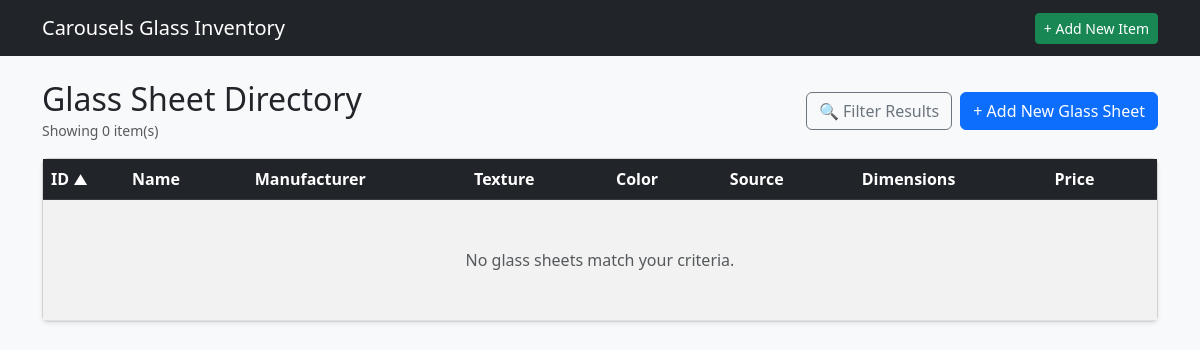
Before: /glass with the older database file.
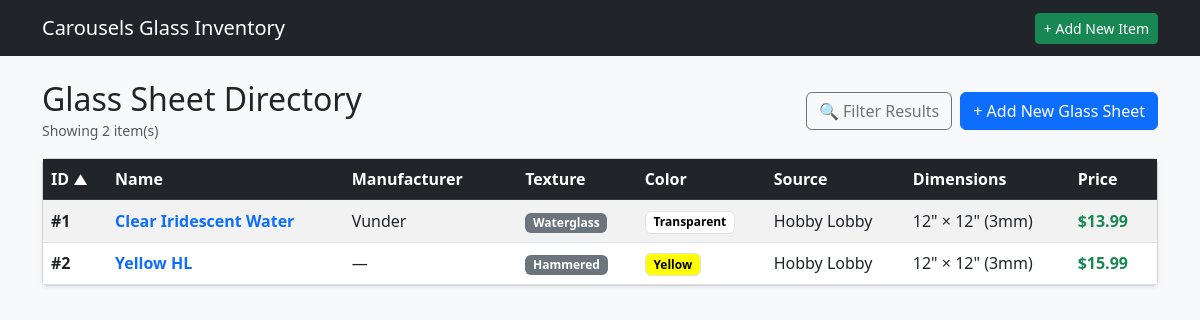
After: the same page with the newer database file.
### tables this page shows
CREATE TABLE GSI (

    GLASSID INTEGER PRIMARY KEY AUTOINCREMENT,
    GLSNAME TEXT,
    GLSMANF TEXT,
    GLSLEN INTEGER,
    GLSWID INTEGER,
    GLSTHK INTEGER,
    GLSTEX TEXT,
    GLSIRI INTEGER,
    GLSOPAL INTEGER,
    GLSOURCE TEXT,
    GLLINK TEXT,
    GLSIMG TEXT,
    GLSNOTE TEXT,
    COLOR TEXT,
    GTRNSN TEXT,
    ISACTIVE INTEGER,

    FOREIGN KEY (GLSTEX) REFERENCES GTL(GLSTEX) ON DELETE SET NULL ON UPDATE CASCADE,
    FOREIGN KEY (COLOR) REFERENCES COLOR(COLOR) ON DELETE SET NULL ON UPDATE CASCADE,
    FOREIGN KEY (GLSOURCE) REFERENCES GSL(GLSOURCE) ON DELETE SET NULL ON UPDATE CASCADE,
    FOREIGN KEY (GTRNSN) REFERENCES GTRNS(GTRNSN) ON DELETE SET NULL ON UPDATE CASCADE

);

### app.py (the view)
@app.route('/glass')
def list_glass():
    db = get_db()
    sort_by = request.args.get('sort_by', 'GLASSID')
    order = request.args.get('order', 'asc').lower()
    if order not in ['asc', 'desc']:
        order = 'asc'
    q = request.args.get('q', '').strip()
    manf = request.args.get('manf', '').strip()
    tex = request.args.get('tex', '').strip()
    color = request.args.get('color', '').strip()
    source = request.args.get('source', '').strip()
    min_price = request.args.get('min_price', '').strip()
    max_price = request.args.get('max_price', '').strip()
    is_active = request.args.get('is_active', '1').strip()
    item_id = request.args.get('item_id', '').strip()
    item_name = request.args.get('item_name', '').strip()
    active_only = request.args.get('active_only', '')  # '1' if active items only
    allowed_sorts = {
        'GLASSID': 'g.GLASSID',
        'GLSNAME': 'g.GLSNAME',
        'GLSMANF': 'g.GLSMANF',
        'GLSTEX': 'g.GLSTEX',
        'COLOR': 'g.COLOR',
        'GLSOURCE': 'g.GLSOURCE',
        'GLSLEN': 'g.GLSLEN',
        'GLSPRICE': 'p.GLSPRICE'
    }
    sort_column = allowed_sorts.get(sort_by, 'g.GLASSID')
    where_clauses = []
    params = []
    if is_active != 'all':
        where_clauses.append("g.ISACTIVE = ?")
        params.append(1 if is_active == '1' else 0)
    if q:
        where_clauses.append("(g.GLSNAME LIKE ? OR g.GLSMANF LIKE ? OR g.GLSNOTE LIKE ?)")
        params.extend([f"%{q}%", f"%{q}%", f"%{q}%"])
    if manf:
        where_clauses.append("g.GLSMANF = ?")
        params.append(manf)
    if tex:
        where_clauses.append("g.GLSTEX = ?")
        params.append(tex)
    if color:
        where_clauses.append("g.COLOR = ?")
        params.append(color)
    if source:
        where_clauses.append("g.GLSOURCE = ?")
        params.append(source)
    if min_price:
        where_clauses.append("p.GLSPRICE >= ?")
        params.append(min_price)
    if max_price:
        where_clauses.append("p.GLSPRICE <= ?")
        params.append(max_price)
    join_igc = ""
    if item_id:
        join_igc = "INNER JOIN IGC c ON g.GLASSID = c.GLASSID"
        where_clauses.append("c.ITEMID = ?")
        params.append(item_id)
    where_sql = f"WHERE {' AND '.join(where_clauses)}" if where_clauses else ""
    query = f"""
        SELECT DISTINCT g.*, p.GLSPRICE, c.CHEX
        FROM GSI g
        LEFT JOIN GPC p ON g.GLASSID = p.GLASSID
        LEFT JOIN COLOR c ON g.COLOR = c.COLOR
        {join_igc}
        {where_sql}
        ORDER BY {sort_column} {order.upper()}
    """
    glasses = db.execute(query, params).fetchall()
    textures = db.execute(
        "SELECT DISTINCT GLSTEX FROM GSI WHERE ISACTIVE = 1 AND GLSTEX IS NOT NULL AND GLSTEX != '' ORDER BY GLSTEX"
    ).fetchall()
    colors = db.execute(
        "SELECT * FROM COLOR ORDER BY COLOR"
    ).fetchall()
    sources = db.execute(
        "SELECT DISTINCT GLSOURCE FROM GSI WHERE ISACTIVE = 1 AND GLSOURCE IS NOT NULL AND GLSOURCE != '' ORDER BY GLSOURCE"
    ).fetchall()
    manufacturers = db.execute(
        "SELECT DISTINCT GLSMANF FROM GSI WHERE ISACTIVE = 1 AND GLSMANF IS NOT NULL AND GLSMANF != '' ORDER BY GLSMANF"
    ).fetchall()
    item_where = "WHERE i.ISACTIVE = 1" if active_only == '1' else ""
    items_query = f"""
        SELECT
            i.ITEMID,
            i.ITMNAME,
            i.ISACTIVE,
            i.CURRENT,
            g.ITMGRP,
            COALESCE(NULLIF(g.ITMGRP, ''), i.ITMNAME) AS group_or_name
        FROM ITM i
        LEFT JOIN IGP g ON i.ITMGRP = g.ITMGRP
        {item_where}
        ORDER BY group_or_name ASC, i.ITMNAME ASC
    """
    items = db.execute(items_query).fetchall()
    item_name = ""
    if item_id:
        for item in items:
            if str(item['ITEMID']) == str(item_id):
                item_name = item['ITMNAME']
                break
    return render_template(
        'glass_list.html',
        glasses=glasses,
        textures=textures,
        colors=colors,
        sources=sources,
        manufacturers=manufacturers,
        items=items,
        current_sort=sort_by,
        current_order=order,
        filters={
            'q': q,
            'manf': manf,
            'tex': tex,
            'color': color,
            'source': source,
            'min_price': min_price,
            'max_price': max_price,
            'is_active': is_active,
            'item_id': item_id,
            'item_name': item_name,
            'active_only': active_only
        }
    )

### app.py (called while the page is built)
def get_db():
    conn = sqlite3.connect(DATABASE)
    conn.row_factory = sqlite3.Row
    conn.execute("PRAGMA foreign_keys = ON;")
    return conn

### templates/glass_list.html (shortened to what this page needs)
{% extends 'base.html' %}
{% block content %}
<div class="d-flex justify-content-between align-items-center mb-3">
    <div>
        <h2 class="mb-0">Glass Sheet Directory</h2>
        <small class="text-muted">Showing {{ glasses|length }} item(s)</small>
    </div>
    <div class="d-flex gap-2">
        <button type="button" class="btn btn-outline-secondary d-flex align-items-center gap-1" data-bs-toggle="modal" data-bs-target="#filterModal">
            🔍 Filter Results
        </button>
        <a href="{{ url_for('create_glass') }}" class="btn btn-primary">+ Add New Glass Sheet</a>
    </div>
</div>
{% macro sort_header(col_key, label) %}
    {% set new_order = 'desc' if current_sort == col_key and current_order == 'asc' else 'asc' %}
    <a href="{{ url_for('list_glass', sort_by=col_key, order=new_order, **filters) }}" class="text-white text-decoration-none d-block">
        {{ label }}
        {% if current_sort == col_key %}
            <small>{{ '▲' if current_order == 'asc' else '▼' }}</small>
        {% else %}
            <small class="text-muted" style="opacity: 0.4;">↕</small>
        {% endif %}
    </a>
{% endmacro %}
<div class="card shadow-sm">
    <div class="card-body p-0">
        <table class="table table-striped table-hover mb-0 align-middle">
            <thead class="table-dark">
                <tr>
                    <th>{{ sort_header('GLASSID', 'ID') }}</th>
                    <th>{{ sort_header('GLSNAME', 'Name') }}</th>
                    <th>{{ sort_header('GLSMANF', 'Manufacturer') }}</th>
                    <th>{{ sort_header('GLSTEX', 'Texture') }}</th>
                    <th>{{ sort_header('COLOR', 'Color') }}</th>
                    <th>{{ sort_header('GLSOURCE', 'Source') }}</th>
                    <th>{{ sort_header('GLSLEN', 'Dimensions') }}</th>
                    <th>{{ sort_header('GLSPRICE', 'Price') }}</th>
                </tr>
            </thead>
            <tbody>
                {% for g in glasses %}
                <tr>
                    <td><strong>#{{ g.GLASSID }}</strong></td>
                    <td>
                        <a href="{{ url_for('glass_detail', glass_id=g.GLASSID) }}" class="fw-bold text-decoration-none text-primary">
                            {{ g.GLSNAME }}
                        </a>
                    </td>
                    <td>{{ g.GLSMANF or '—' }}</td>
                    <td><span class="badge bg-secondary">{{ g.GLSTEX or 'N/A' }}</span></td>
                    <td>
                        {% if g.COLOR %}
                            {% if g.CHEX %}
                                <span class="badge border color-badge" style="background-color: #{{ g.CHEX }};">
                                    {{ g.COLOR }}
                                </span>
                            {% else %}
                                <span class="badge bg-secondary">{{ g.COLOR }}</span>
                            {% endif %}
                        {% else %}
                            <span class="badge bg-light text-muted border">N/A</span>
                        {% endif %}
                    </td>
                    <td>{{ g.GLSOURCE or 'N/A' }}</td>
                    <td>
                        {% if g.GLSLEN %}{{ g.GLSLEN }}" × {{ g.GLSWID }}" ({{ g.GLSTHK }}mm){% else %}—{% endif %}
                    </td>
                    <td>
                        {% if g.GLSPRICE %}<strong class="text-success">${{ "%.2f"|format(g.GLSPRICE) }}</strong>{% else %}<span class="text-muted">Unpriced</span>{% endif %}
                    </td>
                </tr>
                {% else %}
                <tr>
                    <td colspan="8" class="text-center py-5 text-muted">
                        No glass sheets match your criteria.
                    </td>
                </tr>
                {% endfor %}
            </tbody>
        </table>
    </div>
</div>
{% endblock %}

Changed rows visible on the page:
added GSI: GLASSID "1", GLSNAME "Clear Iridescent Water", GLSMANF "Vunder", GLSTEX "Waterglass", COLOR "Transparent", GLSOURCE "Hobby Lobby", GLSLEN "12", GLSWID "12", GLSTHK "3", GLSPRICE "13.99"
added GSI: GLASSID "2", GLSNAME "Yellow HL", GLSMANF "—", GLSTEX "Hammered", COLOR "Yellow", GLSOURCE "Hobby Lobby", GLSLEN "12", GLSWID "12", GLSTHK "3", GLSPRICE "15.99"
Other visible differences:
{{ glasses|length }}: "0" → "2"
text no longer shown: "No glass sheets match your criteria."
